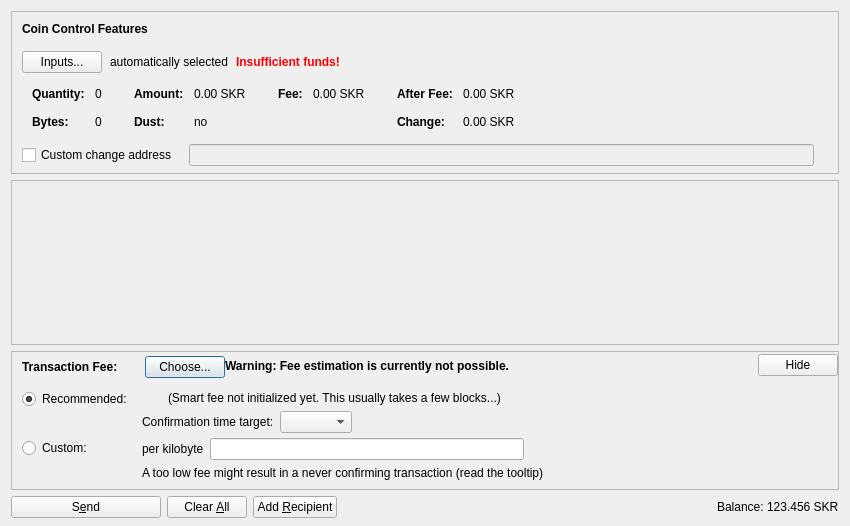
<?xml version="1.0" encoding="UTF-8"?>
<ui version="4.0">
 <class>SendCoinsDialog</class>
 <widget class="QDialog" name="SendCoinsDialog">
  <property name="geometry">
   <rect>
    <x>0</x>
    <y>0</y>
    <width>850</width>
    <height>526</height>
   </rect>
  </property>
  <property name="windowTitle">
   <string>Send Coins</string>
  </property>
  <layout class="QVBoxLayout" name="verticalLayout" stretch="0,1,0,0">
   <property name="bottomMargin">
    <number>8</number>
   </property>
   <item>
    <widget class="QFrame" name="frameCoinControl">
     <property name="sizePolicy">
      <sizepolicy hsizetype="Expanding" vsizetype="Expanding">
       <horstretch>0</horstretch>
       <verstretch>0</verstretch>
      </sizepolicy>
     </property>
     <property name="maximumSize">
      <size>
       <width>16777215</width>
       <height>16777215</height>
      </size>
     </property>
     <property name="frameShape">
      <enum>QFrame::StyledPanel</enum>
     </property>
     <property name="frameShadow">
      <enum>QFrame::Sunken</enum>
     </property>
     <layout class="QVBoxLayout" name="verticalLayoutCoinControl2">
      <property name="spacing">
       <number>0</number>
      </property>
      <property name="leftMargin">
       <number>0</number>
      </property>
      <property name="topMargin">
       <number>0</number>
      </property>
      <property name="rightMargin">
       <number>0</number>
      </property>
      <property name="bottomMargin">
       <number>6</number>
      </property>
      <item>
       <layout class="QVBoxLayout" name="verticalLayoutCoinControl" stretch="0,0,0,0,1">
        <property name="spacing">
         <number>0</number>
        </property>
        <property name="leftMargin">
         <number>10</number>
        </property>
        <property name="topMargin">
         <number>10</number>
        </property>
        <item>
         <layout class="QHBoxLayout" name="horizontalLayoutCoinControl1">
          <property name="bottomMargin">
           <number>15</number>
          </property>
          <item>
           <widget class="QLabel" name="labelCoinControlFeatures">
            <property name="sizePolicy">
             <sizepolicy hsizetype="Preferred" vsizetype="Maximum">
              <horstretch>0</horstretch>
              <verstretch>0</verstretch>
             </sizepolicy>
            </property>
            <property name="font">
             <font>
              <weight>75</weight>
              <bold>true</bold>
             </font>
            </property>
            <property name="styleSheet">
             <string notr="true">font-weight:bold;</string>
            </property>
            <property name="text">
             <string>Coin Control Features</string>
            </property>
           </widget>
          </item>
         </layout>
        </item>
        <item>
         <layout class="QHBoxLayout" name="horizontalLayoutCoinControl2" stretch="0,0,0,0">
          <property name="spacing">
           <number>8</number>
          </property>
          <property name="bottomMargin">
           <number>10</number>
          </property>
          <item>
           <widget class="QPushButton" name="pushButtonCoinControl">
            <property name="styleSheet">
             <string notr="true"/>
            </property>
            <property name="text">
             <string>Inputs...</string>
            </property>
            <property name="autoDefault">
             <bool>false</bool>
            </property>
           </widget>
          </item>
          <item>
           <widget class="QLabel" name="labelCoinControlAutomaticallySelected">
            <property name="text">
             <string>automatically selected</string>
            </property>
            <property name="margin">
             <number>5</number>
            </property>
           </widget>
          </item>
          <item>
           <widget class="QLabel" name="labelCoinControlInsuffFunds">
            <property name="font">
             <font>
              <weight>75</weight>
              <bold>true</bold>
             </font>
            </property>
            <property name="styleSheet">
             <string notr="true">color:red;font-weight:bold;</string>
            </property>
            <property name="text">
             <string>Insufficient funds!</string>
            </property>
            <property name="margin">
             <number>5</number>
            </property>
           </widget>
          </item>
          <item>
           <spacer name="horizontalSpacerCoinControl">
            <property name="orientation">
             <enum>Qt::Horizontal</enum>
            </property>
            <property name="sizeHint" stdset="0">
             <size>
              <width>40</width>
              <height>1</height>
             </size>
            </property>
           </spacer>
          </item>
         </layout>
        </item>
        <item>
         <widget class="QWidget" name="widgetCoinControl" native="true">
          <property name="sizePolicy">
           <sizepolicy hsizetype="Preferred" vsizetype="Preferred">
            <horstretch>0</horstretch>
            <verstretch>0</verstretch>
           </sizepolicy>
          </property>
          <property name="minimumSize">
           <size>
            <width>0</width>
            <height>0</height>
           </size>
          </property>
          <property name="styleSheet">
           <string notr="true"/>
          </property>
          <layout class="QHBoxLayout" name="horizontalLayoutCoinControl5">
           <property name="leftMargin">
            <number>0</number>
           </property>
           <property name="topMargin">
            <number>0</number>
           </property>
           <property name="rightMargin">
            <number>0</number>
           </property>
           <property name="bottomMargin">
            <number>0</number>
           </property>
           <item>
            <layout class="QHBoxLayout" name="horizontalLayoutCoinControl3" stretch="0,0,0,1">
             <property name="spacing">
              <number>20</number>
             </property>
             <property name="topMargin">
              <number>0</number>
             </property>
             <property name="bottomMargin">
              <number>10</number>
             </property>
             <item>
              <layout class="QFormLayout" name="formLayoutCoinControl1">
               <property name="horizontalSpacing">
                <number>10</number>
               </property>
               <property name="verticalSpacing">
                <number>14</number>
               </property>
               <property name="leftMargin">
                <number>10</number>
               </property>
               <property name="topMargin">
                <number>4</number>
               </property>
               <property name="rightMargin">
                <number>6</number>
               </property>
               <item row="0" column="0">
                <widget class="QLabel" name="labelCoinControlQuantityText">
                 <property name="font">
                  <font>
                   <weight>75</weight>
                   <bold>true</bold>
                  </font>
                 </property>
                 <property name="text">
                  <string>Quantity:</string>
                 </property>
                 <property name="margin">
                  <number>0</number>
                 </property>
                </widget>
               </item>
               <item row="0" column="1">
                <widget class="QLabel" name="labelCoinControlQuantity">
                 <property name="cursor">
                  <cursorShape>IBeamCursor</cursorShape>
                 </property>
                 <property name="contextMenuPolicy">
                  <enum>Qt::ActionsContextMenu</enum>
                 </property>
                 <property name="text">
                  <string notr="true">0</string>
                 </property>
                 <property name="margin">
                  <number>0</number>
                 </property>
                 <property name="textInteractionFlags">
                  <set>Qt::LinksAccessibleByMouse|Qt::TextSelectableByKeyboard|Qt::TextSelectableByMouse</set>
                 </property>
                </widget>
               </item>
               <item row="1" column="0">
                <widget class="QLabel" name="labelCoinControlBytesText">
                 <property name="font">
                  <font>
                   <weight>75</weight>
                   <bold>true</bold>
                  </font>
                 </property>
                 <property name="text">
                  <string>Bytes:</string>
                 </property>
                </widget>
               </item>
               <item row="1" column="1">
                <widget class="QLabel" name="labelCoinControlBytes">
                 <property name="cursor">
                  <cursorShape>IBeamCursor</cursorShape>
                 </property>
                 <property name="contextMenuPolicy">
                  <enum>Qt::ActionsContextMenu</enum>
                 </property>
                 <property name="text">
                  <string notr="true">0</string>
                 </property>
                 <property name="textInteractionFlags">
                  <set>Qt::LinksAccessibleByMouse|Qt::TextSelectableByKeyboard|Qt::TextSelectableByMouse</set>
                 </property>
                </widget>
               </item>
              </layout>
             </item>
             <item>
              <layout class="QFormLayout" name="formLayoutCoinControl2">
               <property name="horizontalSpacing">
                <number>10</number>
               </property>
               <property name="verticalSpacing">
                <number>14</number>
               </property>
               <property name="leftMargin">
                <number>6</number>
               </property>
               <property name="topMargin">
                <number>4</number>
               </property>
               <property name="rightMargin">
                <number>6</number>
               </property>
               <item row="0" column="0">
                <widget class="QLabel" name="labelCoinControlAmountText">
                 <property name="font">
                  <font>
                   <weight>75</weight>
                   <bold>true</bold>
                  </font>
                 </property>
                 <property name="text">
                  <string>Amount:</string>
                 </property>
                 <property name="margin">
                  <number>0</number>
                 </property>
                </widget>
               </item>
               <item row="0" column="1">
                <widget class="QLabel" name="labelCoinControlAmount">
                 <property name="cursor">
                  <cursorShape>IBeamCursor</cursorShape>
                 </property>
                 <property name="contextMenuPolicy">
                  <enum>Qt::ActionsContextMenu</enum>
                 </property>
                 <property name="text">
                  <string notr="true">0.00 SKR</string>
                 </property>
                 <property name="textInteractionFlags">
                  <set>Qt::LinksAccessibleByMouse|Qt::TextSelectableByKeyboard|Qt::TextSelectableByMouse</set>
                 </property>
                </widget>
               </item>
               <item row="1" column="0">
                <widget class="QLabel" name="labelCoinControlLowOutputText">
                 <property name="font">
                  <font>
                   <weight>75</weight>
                   <bold>true</bold>
                  </font>
                 </property>
                 <property name="text">
                  <string>Dust:</string>
                 </property>
                </widget>
               </item>
               <item row="1" column="1">
                <widget class="QLabel" name="labelCoinControlLowOutput">
                 <property name="cursor">
                  <cursorShape>IBeamCursor</cursorShape>
                 </property>
                 <property name="contextMenuPolicy">
                  <enum>Qt::ActionsContextMenu</enum>
                 </property>
                 <property name="text">
                  <string notr="true">no</string>
                 </property>
                 <property name="textInteractionFlags">
                  <set>Qt::LinksAccessibleByMouse|Qt::TextSelectableByKeyboard|Qt::TextSelectableByMouse</set>
                 </property>
                </widget>
               </item>
              </layout>
             </item>
             <item>
              <layout class="QFormLayout" name="formLayoutCoinControl3">
               <property name="horizontalSpacing">
                <number>10</number>
               </property>
               <property name="verticalSpacing">
                <number>14</number>
               </property>
               <property name="leftMargin">
                <number>6</number>
               </property>
               <property name="topMargin">
                <number>4</number>
               </property>
               <property name="rightMargin">
                <number>6</number>
               </property>
               <item row="0" column="0">
                <widget class="QLabel" name="labelCoinControlFeeText">
                 <property name="font">
                  <font>
                   <weight>75</weight>
                   <bold>true</bold>
                  </font>
                 </property>
                 <property name="text">
                  <string>Fee:</string>
                 </property>
                 <property name="margin">
                  <number>0</number>
                 </property>
                </widget>
               </item>
               <item row="0" column="1">
                <widget class="QLabel" name="labelCoinControlFee">
                 <property name="cursor">
                  <cursorShape>IBeamCursor</cursorShape>
                 </property>
                 <property name="contextMenuPolicy">
                  <enum>Qt::ActionsContextMenu</enum>
                 </property>
                 <property name="text">
                  <string notr="true">0.00 SKR</string>
                 </property>
                 <property name="textInteractionFlags">
                  <set>Qt::LinksAccessibleByMouse|Qt::TextSelectableByKeyboard|Qt::TextSelectableByMouse</set>
                 </property>
                </widget>
               </item>
              </layout>
             </item>
             <item>
              <layout class="QFormLayout" name="formLayoutCoinControl4">
               <property name="horizontalSpacing">
                <number>10</number>
               </property>
               <property name="verticalSpacing">
                <number>14</number>
               </property>
               <property name="leftMargin">
                <number>6</number>
               </property>
               <property name="topMargin">
                <number>4</number>
               </property>
               <property name="rightMargin">
                <number>6</number>
               </property>
               <item row="0" column="0">
                <widget class="QLabel" name="labelCoinControlAfterFeeText">
                 <property name="font">
                  <font>
                   <weight>75</weight>
                   <bold>true</bold>
                  </font>
                 </property>
                 <property name="text">
                  <string>After Fee:</string>
                 </property>
                 <property name="margin">
                  <number>0</number>
                 </property>
                </widget>
               </item>
               <item row="0" column="1">
                <widget class="QLabel" name="labelCoinControlAfterFee">
                 <property name="cursor">
                  <cursorShape>IBeamCursor</cursorShape>
                 </property>
                 <property name="contextMenuPolicy">
                  <enum>Qt::ActionsContextMenu</enum>
                 </property>
                 <property name="text">
                  <string notr="true">0.00 SKR</string>
                 </property>
                 <property name="textInteractionFlags">
                  <set>Qt::LinksAccessibleByMouse|Qt::TextSelectableByKeyboard|Qt::TextSelectableByMouse</set>
                 </property>
                </widget>
               </item>
               <item row="1" column="0">
                <widget class="QLabel" name="labelCoinControlChangeText">
                 <property name="font">
                  <font>
                   <weight>75</weight>
                   <bold>true</bold>
                  </font>
                 </property>
                 <property name="text">
                  <string>Change:</string>
                 </property>
                </widget>
               </item>
               <item row="1" column="1">
                <widget class="QLabel" name="labelCoinControlChange">
                 <property name="cursor">
                  <cursorShape>IBeamCursor</cursorShape>
                 </property>
                 <property name="contextMenuPolicy">
                  <enum>Qt::ActionsContextMenu</enum>
                 </property>
                 <property name="text">
                  <string notr="true">0.00 SKR</string>
                 </property>
                 <property name="textInteractionFlags">
                  <set>Qt::LinksAccessibleByMouse|Qt::TextSelectableByKeyboard|Qt::TextSelectableByMouse</set>
                 </property>
                </widget>
               </item>
              </layout>
             </item>
            </layout>
           </item>
          </layout>
         </widget>
        </item>
        <item>
         <layout class="QHBoxLayout" name="horizontalLayoutCoinControl4" stretch="0,0,0">
          <property name="spacing">
           <number>12</number>
          </property>
          <property name="sizeConstraint">
           <enum>QLayout::SetDefaultConstraint</enum>
          </property>
          <property name="topMargin">
           <number>5</number>
          </property>
          <property name="rightMargin">
           <number>5</number>
          </property>
          <item>
           <widget class="QCheckBox" name="checkBoxCoinControlChange">
            <property name="toolTip">
             <string>If this is activated, but the change address is empty or invalid, change will be sent to a newly generated address.</string>
            </property>
            <property name="text">
             <string>Custom change address</string>
            </property>
           </widget>
          </item>
          <item>
           <widget class="QValidatedLineEdit" name="lineEditCoinControlChange">
            <property name="enabled">
             <bool>false</bool>
            </property>
            <property name="sizePolicy">
             <sizepolicy hsizetype="Expanding" vsizetype="Fixed">
              <horstretch>0</horstretch>
              <verstretch>0</verstretch>
             </sizepolicy>
            </property>
           </widget>
          </item>
          <item>
           <widget class="QLabel" name="labelCoinControlChangeLabel">
            <property name="sizePolicy">
             <sizepolicy hsizetype="Preferred" vsizetype="Expanding">
              <horstretch>0</horstretch>
              <verstretch>0</verstretch>
             </sizepolicy>
            </property>
            <property name="minimumSize">
             <size>
              <width>0</width>
              <height>0</height>
             </size>
            </property>
            <property name="text">
             <string/>
            </property>
            <property name="margin">
             <number>3</number>
            </property>
           </widget>
          </item>
         </layout>
        </item>
        <item>
         <spacer name="verticalSpacerCoinControl">
          <property name="orientation">
           <enum>Qt::Vertical</enum>
          </property>
          <property name="sizeHint" stdset="0">
           <size>
            <width>800</width>
            <height>1</height>
           </size>
          </property>
         </spacer>
        </item>
       </layout>
      </item>
     </layout>
    </widget>
   </item>
   <item>
    <widget class="QScrollArea" name="scrollArea">
     <property name="widgetResizable">
      <bool>true</bool>
     </property>
     <widget class="QWidget" name="scrollAreaWidgetContents">
      <property name="geometry">
       <rect>
        <x>0</x>
        <y>0</y>
        <width>830</width>
        <height>104</height>
       </rect>
      </property>
      <layout class="QVBoxLayout" name="verticalLayout_2" stretch="0,1">
       <property name="leftMargin">
        <number>0</number>
       </property>
       <property name="topMargin">
        <number>0</number>
       </property>
       <property name="rightMargin">
        <number>0</number>
       </property>
       <property name="bottomMargin">
        <number>0</number>
       </property>
       <item>
        <layout class="QVBoxLayout" name="entries">
         <property name="spacing">
          <number>6</number>
         </property>
        </layout>
       </item>
       <item>
        <spacer name="verticalSpacer">
         <property name="orientation">
          <enum>Qt::Vertical</enum>
         </property>
         <property name="sizeHint" stdset="0">
          <size>
           <width>20</width>
           <height>40</height>
          </size>
         </property>
        </spacer>
       </item>
      </layout>
     </widget>
    </widget>
   </item>
   <item>
    <widget class="QFrame" name="frameFee">
     <property name="sizePolicy">
      <sizepolicy hsizetype="Expanding" vsizetype="Expanding">
       <horstretch>0</horstretch>
       <verstretch>0</verstretch>
      </sizepolicy>
     </property>
     <property name="maximumSize">
      <size>
       <width>16777215</width>
       <height>16777215</height>
      </size>
     </property>
     <property name="frameShape">
      <enum>QFrame::StyledPanel</enum>
     </property>
     <property name="frameShadow">
      <enum>QFrame::Sunken</enum>
     </property>
     <layout class="QVBoxLayout" name="verticalLayoutFee1">
      <property name="spacing">
       <number>0</number>
      </property>
      <property name="leftMargin">
       <number>0</number>
      </property>
      <property name="topMargin">
       <number>0</number>
      </property>
      <property name="rightMargin">
       <number>0</number>
      </property>
      <property name="bottomMargin">
       <number>0</number>
      </property>
      <item>
       <layout class="QVBoxLayout" name="verticalLayoutFee2" stretch="0,0,0">
        <property name="spacing">
         <number>0</number>
        </property>
        <property name="leftMargin">
         <number>10</number>
        </property>
        <property name="topMargin">
         <number>0</number>
        </property>
        <item>
         <layout class="QHBoxLayout" name="horizontalLayoutFee1">
          <property name="bottomMargin">
           <number>0</number>
          </property>
          <item>
           <layout class="QVBoxLayout" name="verticalLayoutFee7">
            <property name="spacing">
             <number>0</number>
            </property>
            <item>
             <spacer name="verticalSpacerSmartFee">
              <property name="orientation">
               <enum>Qt::Vertical</enum>
              </property>
              <property name="sizeType">
               <enum>QSizePolicy::Fixed</enum>
              </property>
              <property name="sizeHint" stdset="0">
               <size>
                <width>1</width>
                <height>4</height>
               </size>
              </property>
             </spacer>
            </item>
            <item>
             <layout class="QHBoxLayout" name="horizontalLayoutSmartFee">
              <property name="spacing">
               <number>10</number>
              </property>
              <item>
               <widget class="QLabel" name="labelFeeHeadline">
                <property name="sizePolicy">
                 <sizepolicy hsizetype="Preferred" vsizetype="Maximum">
                  <horstretch>0</horstretch>
                  <verstretch>0</verstretch>
                 </sizepolicy>
                </property>
                <property name="font">
                 <font>
                  <weight>75</weight>
                  <bold>true</bold>
                 </font>
                </property>
                <property name="styleSheet">
                 <string notr="true">font-weight:bold;</string>
                </property>
                <property name="text">
                 <string>Transaction Fee:</string>
                </property>
               </widget>
              </item>
              <item>
               <widget class="QLabel" name="labelFeeMinimized">
                <property name="text">
                 <string/>
                </property>
               </widget>
              </item>
              <item>
               <widget class="QPushButton" name="buttonChooseFee">
                <property name="text">
                 <string>Choose...</string>
                </property>
               </widget>
              </item>
             </layout>
            </item>
            <item>
             <spacer name="verticalSpacer_5">
              <property name="orientation">
               <enum>Qt::Vertical</enum>
              </property>
              <property name="sizeHint" stdset="0">
               <size>
                <width>1</width>
                <height>1</height>
               </size>
              </property>
             </spacer>
            </item>
           </layout>
          </item>
          <item>
           <widget class="QLabel" name="fallbackFeeWarningLabel">
            <property name="toolTip">
             <string>Using the fallbackfee can result in sending a transaction that will take several hours or days (or never) to confirm. Consider choosing your fee manually or wait until you have validated the complete chain.</string>
            </property>
            <property name="font">
            <font>
                <weight>75</weight>
                <bold>true</bold>
            </font>
            </property>
            <property name="text">
             <string>Warning: Fee estimation is currently not possible.</string>
            </property>
            <property name="wordWrap">
             <bool>false</bool>
            </property>
           </widget>
          </item>
          <item>
           <spacer name="horizontalSpacer_4">
            <property name="orientation">
             <enum>Qt::Horizontal</enum>
            </property>
            <property name="sizeType">
             <enum>QSizePolicy::MinimumExpanding</enum>
            </property>
            <property name="sizeHint" stdset="0">
             <size>
              <width>40</width>
              <height>20</height>
             </size>
            </property>
           </spacer>
          </item>
          <item>
           <widget class="QPushButton" name="buttonMinimizeFee">
            <property name="toolTip">
             <string>collapse fee-settings</string>
            </property>
            <property name="text">
             <string>Hide</string>
            </property>
           </widget>
          </item>
         </layout>
        </item>
        <item>
         <widget class="QFrame" name="frameFeeSelection">
          <layout class="QVBoxLayout" name="verticalLayoutFee12">
           <property name="spacing">
            <number>0</number>
           </property>
           <property name="leftMargin">
            <number>0</number>
           </property>
           <property name="topMargin">
            <number>0</number>
           </property>
           <property name="rightMargin">
            <number>0</number>
           </property>
           <property name="bottomMargin">
            <number>0</number>
           </property>
           <item>
            <layout class="QGridLayout" name="gridLayoutFee">
             <property name="topMargin">
              <number>10</number>
             </property>
             <property name="bottomMargin">
              <number>4</number>
             </property>
             <property name="horizontalSpacing">
              <number>10</number>
             </property>
             <property name="verticalSpacing">
              <number>4</number>
             </property>
             <item row="1" column="1">
              <layout class="QVBoxLayout" name="verticalLayoutFee8">
               <property name="spacing">
                <number>6</number>
               </property>
               <item>
                <layout class="QHBoxLayout" name="horizontalLayoutFee13">
                 <item>
                  <widget class="QLabel" name="labelCustomPerKilobyte">
                   <property name="toolTip">
                    <string>Specify a custom fee per kB (1,000 bytes) of the transaction's virtual size.

Note:  Since the fee is calculated on a per-byte basis, a fee of "100 satoshis per kB" for a transaction size of 500 bytes (half of 1 kB) would ultimately yield a fee of only 50 satoshis.</string>
                   </property>
                   <property name="text">
                    <string>per kilobyte</string>
                   </property>
                  </widget>
                 </item>
                 <item>
                  <widget class="BitcoinAmountField" name="customFee"/>
                 </item>
                 <item>
                  <spacer name="horizontalSpacer_6">
                   <property name="orientation">
                    <enum>Qt::Horizontal</enum>
                   </property>
                   <property name="sizeHint" stdset="0">
                    <size>
                     <width>1</width>
                     <height>1</height>
                    </size>
                   </property>
                  </spacer>
                 </item>
                </layout>
               </item>
               <item>
                <layout class="QHBoxLayout" name="horizontalLayoutFee8">
                 <item>
                  <widget class="QLabel" name="labelCustomFeeWarning">
                   <property name="enabled">
                    <bool>true</bool>
                   </property>
                   <property name="toolTip">
                    <string>When there is less transaction volume than space in the blocks, miners as well as relaying nodes may enforce a minimum fee. Paying only this minimum fee is just fine, but be aware that this can result in a never confirming transaction once there is more demand for skrcoin transactions than the network can process.</string>
                   </property>
                   <property name="text">
                    <string>A too low fee might result in a never confirming transaction (read the tooltip)</string>
                   </property>
                  </widget>
                 </item>
                 <item>
                  <spacer name="horizontalSpacer_2">
                   <property name="orientation">
                    <enum>Qt::Horizontal</enum>
                   </property>
                   <property name="sizeHint" stdset="0">
                    <size>
                     <width>1</width>
                     <height>1</height>
                    </size>
                   </property>
                  </spacer>
                 </item>
                </layout>
               </item>
              </layout>
             </item>
             <item row="0" column="0">
              <layout class="QVBoxLayout" name="verticalLayoutFee4" stretch="0,1">
               <item>
                <widget class="QRadioButton" name="radioSmartFee">
                 <property name="text">
                  <string>Recommended:</string>
                 </property>
                 <property name="checked">
                  <bool>true</bool>
                 </property>
                 <attribute name="buttonGroup">
                  <string notr="true">groupFee</string>
                 </attribute>
                </widget>
               </item>
               <item>
                <spacer name="verticalSpacer_2">
                 <property name="orientation">
                  <enum>Qt::Vertical</enum>
                 </property>
                 <property name="sizeHint" stdset="0">
                  <size>
                   <width>1</width>
                   <height>1</height>
                  </size>
                 </property>
                </spacer>
               </item>
              </layout>
             </item>
             <item row="1" column="0">
              <layout class="QVBoxLayout" name="verticalLayoutFee9" stretch="0,1">
               <item>
                <widget class="QRadioButton" name="radioCustomFee">
                 <property name="text">
                  <string>Custom:</string>
                 </property>
                 <attribute name="buttonGroup">
                  <string notr="true">groupFee</string>
                 </attribute>
                </widget>
               </item>
               <item>
                <spacer name="verticalSpacer_6">
                 <property name="orientation">
                  <enum>Qt::Vertical</enum>
                 </property>
                 <property name="sizeHint" stdset="0">
                  <size>
                   <width>1</width>
                   <height>1</height>
                  </size>
                 </property>
                </spacer>
               </item>
              </layout>
             </item>
             <item row="0" column="1">
              <layout class="QVBoxLayout" name="verticalLayoutFee3" stretch="0,0,1">
               <property name="spacing">
                <number>6</number>
               </property>
               <property name="topMargin">
                <number>2</number>
               </property>
               <item>
                <layout class="QHBoxLayout" name="horizontalLayoutFee12">
                 <item>
                  <widget class="QLabel" name="labelSmartFee">
                   <property name="text">
                    <string/>
                   </property>
                  </widget>
                 </item>
                 <item>
                  <widget class="QLabel" name="labelFeeEstimation">
                   <property name="text">
                    <string/>
                   </property>
                  </widget>
                 </item>
                 <item>
                  <widget class="QLabel" name="labelSmartFee2">
                   <property name="text">
                    <string>(Smart fee not initialized yet. This usually takes a few blocks...)</string>
                   </property>
                  </widget>
                 </item>
                 <item>
                  <spacer name="horizontalSpacer_5">
                   <property name="orientation">
                    <enum>Qt::Horizontal</enum>
                   </property>
                   <property name="sizeHint" stdset="0">
                    <size>
                     <width>1</width>
                     <height>1</height>
                    </size>
                   </property>
                  </spacer>
                 </item>
                </layout>
               </item>
               <item>
                <layout class="QHBoxLayout" name="horizontalLayoutFee9">
                 <item>
                  <layout class="QVBoxLayout" name="verticalLayoutFee6">
                   <item>
                    <widget class="QLabel" name="labelSmartFee3">
                     <property name="text">
                      <string>Confirmation time target:</string>
                     </property>
                    </widget>
                   </item>
                  </layout>
                 </item>
                 <item>
                  <layout class="QVBoxLayout" name="verticalLayoutFee5">
                   <property name="rightMargin">
                    <number>30</number>
                   </property>
                   <item>
                    <layout class="QHBoxLayout" name="horizontalLayoutConfTarget">
                     <property name="bottomMargin">
                      <number>0</number>
                     </property>
                     <item>
                      <widget class="QComboBox" name="confTargetSelector"/>
                     </item>
                     <item>
                      <spacer name="horizontalSpacerConfTarget">
                       <property name="orientation">
                        <enum>Qt::Horizontal</enum>
                       </property>
                       <property name="sizeHint" stdset="0">
                        <size>
                         <width>40</width>
                         <height>20</height>
                        </size>
                       </property>
                      </spacer>
                     </item>
                    </layout>
                   </item>
                  </layout>
                 </item>
                </layout>
               </item>
               <item>
                <spacer name="verticalSpacer_4">
                 <property name="orientation">
                  <enum>Qt::Vertical</enum>
                 </property>
                 <property name="sizeHint" stdset="0">
                  <size>
                   <width>1</width>
                   <height>1</height>
                  </size>
                 </property>
                </spacer>
               </item>
              </layout>
             </item>
            </layout>
           </item>
          </layout>
         </widget>
        </item>
        <item>
         <spacer name="verticalSpacerFee">
          <property name="orientation">
           <enum>Qt::Vertical</enum>
          </property>
          <property name="sizeHint" stdset="0">
           <size>
            <width>40</width>
            <height>5</height>
           </size>
          </property>
         </spacer>
        </item>
       </layout>
      </item>
     </layout>
    </widget>
   </item>
   <item>
    <layout class="QHBoxLayout" name="horizontalLayout">
     <item>
      <widget class="QPushButton" name="sendButton">
       <property name="minimumSize">
        <size>
         <width>150</width>
         <height>0</height>
        </size>
       </property>
       <property name="toolTip">
        <string>Confirm the send action</string>
       </property>
       <property name="text">
        <string>S&amp;end</string>
       </property>
       <property name="icon">
        <iconset resource="../bitcoin.qrc">
         <normaloff>:/icons/send</normaloff>:/icons/send</iconset>
       </property>
       <property name="autoDefault">
        <bool>false</bool>
       </property>
       <property name="default">
        <bool>false</bool>
       </property>
      </widget>
     </item>
     <item>
      <widget class="QPushButton" name="clearButton">
       <property name="sizePolicy">
        <sizepolicy hsizetype="Minimum" vsizetype="Fixed">
         <horstretch>0</horstretch>
         <verstretch>0</verstretch>
        </sizepolicy>
       </property>
       <property name="toolTip">
        <string>Clear all fields of the form.</string>
       </property>
       <property name="text">
        <string>Clear &amp;All</string>
       </property>
       <property name="icon">
        <iconset resource="../bitcoin.qrc">
         <normaloff>:/icons/remove</normaloff>:/icons/remove</iconset>
       </property>
       <property name="autoDefault">
        <bool>false</bool>
       </property>
      </widget>
     </item>
     <item>
      <widget class="QPushButton" name="addButton">
       <property name="toolTip">
        <string>Send to multiple recipients at once</string>
       </property>
       <property name="text">
        <string>Add &amp;Recipient</string>
       </property>
       <property name="icon">
        <iconset resource="../bitcoin.qrc">
         <normaloff>:/icons/add</normaloff>:/icons/add</iconset>
       </property>
       <property name="autoDefault">
        <bool>false</bool>
       </property>
      </widget>
     </item>
     <item>
      <spacer name="horizontalSpacer">
       <property name="orientation">
        <enum>Qt::Horizontal</enum>
       </property>
       <property name="sizeHint" stdset="0">
        <size>
         <width>40</width>
         <height>20</height>
        </size>
       </property>
      </spacer>
     </item>
     <item>
      <layout class="QHBoxLayout" name="horizontalLayout_2">
       <property name="spacing">
        <number>3</number>
       </property>
       <item>
        <widget class="QLabel" name="label">
         <property name="sizePolicy">
          <sizepolicy hsizetype="Preferred" vsizetype="Fixed">
           <horstretch>0</horstretch>
           <verstretch>0</verstretch>
          </sizepolicy>
         </property>
         <property name="text">
          <string>Balance:</string>
         </property>
        </widget>
       </item>
       <item>
        <widget class="QLabel" name="labelBalance">
         <property name="sizePolicy">
          <sizepolicy hsizetype="Preferred" vsizetype="Fixed">
           <horstretch>0</horstretch>
           <verstretch>0</verstretch>
          </sizepolicy>
         </property>
         <property name="cursor">
          <cursorShape>IBeamCursor</cursorShape>
         </property>
         <property name="text">
          <string notr="true">123.456 SKR</string>
         </property>
         <property name="textInteractionFlags">
          <set>Qt::LinksAccessibleByMouse|Qt::TextSelectableByKeyboard|Qt::TextSelectableByMouse</set>
         </property>
        </widget>
       </item>
      </layout>
     </item>
    </layout>
   </item>
  </layout>
 </widget>
 <customwidgets>
  <customwidget>
   <class>QValidatedLineEdit</class>
   <extends>QLineEdit</extends>
   <header>qt/qvalidatedlineedit.h</header>
  </customwidget>
  <customwidget>
   <class>BitcoinAmountField</class>
   <extends>QLineEdit</extends>
   <header>qt/bitcoinamountfield.h</header>
   <container>1</container>
  </customwidget>
 </customwidgets>
 <resources>
  <include location="../bitcoin.qrc"/>
 </resources>
 <connections/>
 <buttongroups>
  <buttongroup name="groupFee"/>
 </buttongroups>
</ui>
